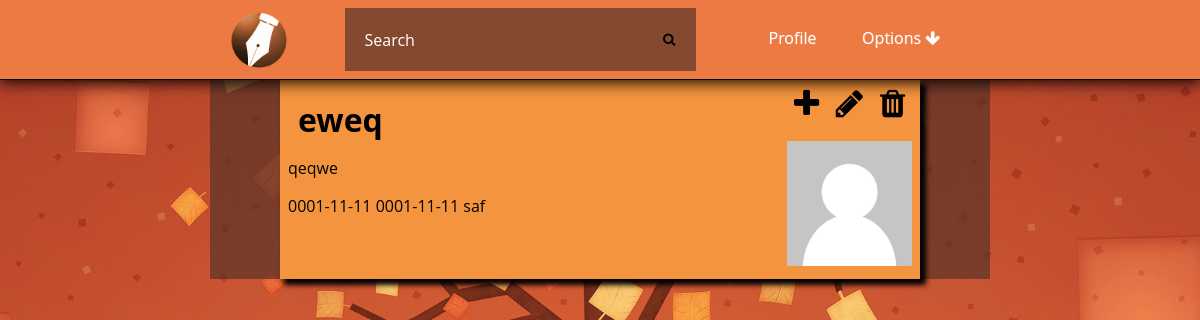
The page /event.php?id=5 (signed in) on the database its author committed.
### tables this page shows
CREATE TABLE Event(
	idEvent INTEGER PRIMARY KEY,
	nameEvent TEXT NOT NULL,
	creationDate DATE NOT NULL,
	endDate DATE NOT NULL,
	local TEXT NOT NULL,
	public BOOLEAN,
	type TEXT,
	description TEXT,
	idPhoto INTEGER REFERENCES Photo(idPhoto),
	idOwner INTEGER REFERENCES User(idUser)
);

### databaseConnection.php (called while the page is built, shortened)
<?php
function getEvent($id){
    $db = new PDO('sqlite:event.db');
    $stmt=$db->prepare("SELECT * FROM Event WHERE idEvent=:id");
    $stmt->bindParam(':id',$id,PDO::PARAM_INT);
	$stmt->execute();
	$result = $stmt->fetchAll();
    return $result[0];
}
function hasAccess($id){
    $db = new PDO('sqlite:event.db');
    $stmt=$db->prepare("SELECT * FROM UserEvent WHERE idUser=:id AND idEvent=:idEvent");
    $stmt->bindParam(':id',$_SESSION["userId"],PDO::PARAM_INT);
    $stmt->bindParam(':idEvent',$id,PDO::PARAM_INT);
	$stmt->execute();
	$result = $stmt->fetchAll();
    if(count($result)>0){
        return true;
    }else return false;
}
?>

### event.php (the view, shortened to what this page needs)
<?php
	require_once('header.php');
	if(!isset($_GET["id"]) ){
		echo "404";
	}else if(!hasAccess($_GET["id"])){
			echo "404";
	}else{
		$result=getEvent($_GET["id"]);?>
			<div class="cardEvent" id="event<?php echo $result['idEvent']?>">
				<div id="contNameOptions">
					<h1><?php echo $result['nameEvent'] ?></h1>
					<div id="options">
						<i id="addUser" class="fa fa-plus fa-2x"></i>
						<i id="editEvent" class="fa fa-pencil fa-2x"></i>
						<i id="deleteEvent" class="fa fa-trash fa-2x"></i>
					</div>
				</div>
				<div class="desc">
					<div class="descText">
						<p>
							<?php echo $result['description'] ?>
						</p>
						<p>
							<?php echo $result['creationDate']." ".$result['endDate']." ".$result['local'] ?>
						</p>
					</div>
					<div class="imgContainer">
						<img src="static/user/userDefault.png" />
					</div>
				</div>
			</div>
			<?php }
			require_once('footer.php');
			?>

### css/eventManager.css (style rules this page uses)
html { background-image: url('\../static/website/background.jpg'); background-attachment: fixed; background-position:center center; background-size:cover; display: block; box-sizing: border-box; }
body { width: 65%; margin:0 auto; background-color: rgba(88, 52, 40, 0.69); background-size: contain; background-attachment: fixed; margin-top: 5em; height: 100%; box-sizing: border-box; display: block; }
.card,.cardEvent { background-color: #F5943E; width: 80%; margin: 0 auto; margin-bottom: 2em; box-shadow: 5px 5px 5px 1px; padding: 0.5em; font-family: 'Open Sans', sans-serif; }
.card h1,.cardEvent h1 { margin:0px; padding:10px; padding-bottom:0px; display: table-cell; width: 80%; }
.card .descText,.cardEvent .descText { margin: 0 auto; height: 100%; display: inline-block; padding: 0px; border: 0px; width: 80%; box-sizing: border-box; padding-right: 1em; text-align: justify; float: left; }
.card .imgContainer,.cardEvent .imgContainer { display: inline-block;border: 0;vertical-align: middle;width: 20%;margin: auto;padding: 0; }
.desc { display: block; width: 100%; height: 100%; margin: 0 auto; }
.imgContainer img { width: 100%; height: auto; }
div#contNameOptions { display: table; width: 100%; overflow: hidden; position: relative; }
div#options { height: 100%; width: 20%; margin: 0 auto; padding: 0; top: 0; position: absolute; text-align: center; }
i#addUser { margin-right: 10%; }
i#editEvent { margin-right: 10%; }
i#deleteEvent { cursor:pointer; }

### rows shown on the page
event: nameEvent "eweq", description "qeqwe", creationDate "0001-11-11", endDate "0001-11-11", local "saf"
